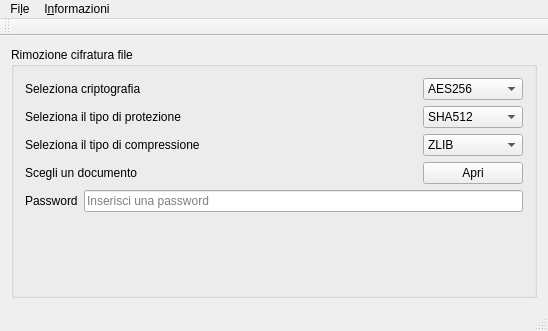
<?xml version="1.0" encoding="UTF-8"?>
<ui version="4.0">
 <class>MainWindow</class>
 <widget class="QMainWindow" name="MainWindow">
  <property name="geometry">
   <rect>
    <x>0</x>
    <y>0</y>
    <width>548</width>
    <height>331</height>
   </rect>
  </property>
  <property name="windowTitle">
   <string>MainWindow</string>
  </property>
  <widget class="QWidget" name="centralWidget">
   <layout class="QGridLayout" name="gridLayout">
    <item row="1" column="0">
     <widget class="QGroupBox" name="groupBox">
      <property name="title">
       <string>Rimozione cifratura file</string>
      </property>
      <layout class="QGridLayout" name="gridLayout_7">
       <item row="1" column="0">
        <layout class="QGridLayout" name="gridLayout_4">
         <item row="0" column="0">
          <widget class="QLabel" name="label_3">
           <property name="text">
            <string>Seleziona il tipo di protezione</string>
           </property>
          </widget>
         </item>
         <item row="0" column="1">
          <widget class="QComboBox" name="comboBoxProtection">
           <property name="maximumSize">
            <size>
             <width>100</width>
             <height>16777215</height>
            </size>
           </property>
           <item>
            <property name="text">
             <string>SHA512</string>
            </property>
           </item>
           <item>
            <property name="text">
             <string>SHA1</string>
            </property>
           </item>
           <item>
            <property name="text">
             <string>SHA256</string>
            </property>
           </item>
           <item>
            <property name="text">
             <string>SHA384</string>
            </property>
           </item>
           <item>
            <property name="text">
             <string>SHA224</string>
            </property>
           </item>
           <item>
            <property name="text">
             <string>RIPEMD160</string>
            </property>
           </item>
           <item>
            <property name="text">
             <string>MD5</string>
            </property>
           </item>
          </widget>
         </item>
        </layout>
       </item>
       <item row="5" column="0">
        <layout class="QGridLayout" name="gridLayout_5">
         <item row="0" column="0">
          <widget class="QLabel" name="label_4">
           <property name="text">
            <string>Password</string>
           </property>
          </widget>
         </item>
         <item row="0" column="1">
          <widget class="QLineEdit" name="password">
           <property name="readOnly">
            <bool>false</bool>
           </property>
           <property name="placeholderText">
            <string>Inserisci una password</string>
           </property>
          </widget>
         </item>
        </layout>
       </item>
       <item row="7" column="0">
        <spacer name="verticalSpacer">
         <property name="orientation">
          <enum>Qt::Vertical</enum>
         </property>
         <property name="sizeHint" stdset="0">
          <size>
           <width>20</width>
           <height>6</height>
          </size>
         </property>
        </spacer>
       </item>
       <item row="0" column="0">
        <layout class="QGridLayout" name="gridLayout_3">
         <item row="0" column="0">
          <widget class="QLabel" name="label_2">
           <property name="text">
            <string>Seleziona criptografia</string>
           </property>
          </widget>
         </item>
         <item row="0" column="1">
          <widget class="QComboBox" name="comboBoxCompression">
           <property name="maximumSize">
            <size>
             <width>100</width>
             <height>16777215</height>
            </size>
           </property>
           <item>
            <property name="text">
             <string>AES256</string>
            </property>
           </item>
           <item>
            <property name="text">
             <string>3DES</string>
            </property>
           </item>
           <item>
            <property name="text">
             <string>CAST5</string>
            </property>
           </item>
           <item>
            <property name="text">
             <string>BLOWISH</string>
            </property>
           </item>
           <item>
            <property name="text">
             <string>AES</string>
            </property>
           </item>
           <item>
            <property name="text">
             <string>AES192</string>
            </property>
           </item>
           <item>
            <property name="text">
             <string>TWOFISH</string>
            </property>
           </item>
          </widget>
         </item>
        </layout>
       </item>
       <item row="2" column="0">
        <layout class="QGridLayout" name="gridLayout_6">
         <item row="0" column="0">
          <widget class="QLabel" name="label_5">
           <property name="text">
            <string>Seleziona il tipo di compressione</string>
           </property>
          </widget>
         </item>
         <item row="0" column="1">
          <widget class="QComboBox" name="compressione">
           <property name="maximumSize">
            <size>
             <width>100</width>
             <height>16777215</height>
            </size>
           </property>
           <item>
            <property name="text">
             <string>ZLIB</string>
            </property>
           </item>
           <item>
            <property name="text">
             <string>ZIP</string>
            </property>
           </item>
           <item>
            <property name="text">
             <string>BZIP2</string>
            </property>
           </item>
          </widget>
         </item>
        </layout>
       </item>
       <item row="3" column="0">
        <layout class="QGridLayout" name="gridLayout_2">
         <item row="0" column="0">
          <widget class="QLabel" name="label">
           <property name="text">
            <string>Scegli un documento</string>
           </property>
          </widget>
         </item>
         <item row="0" column="1">
          <widget class="QPushButton" name="apri">
           <property name="maximumSize">
            <size>
             <width>100</width>
             <height>27</height>
            </size>
           </property>
           <property name="text">
            <string>Apri</string>
           </property>
           <property name="icon">
            <iconset resource="images.qrc">
             <normaloff>:/images/document-edit.png</normaloff>:/images/document-edit.png</iconset>
           </property>
          </widget>
         </item>
        </layout>
       </item>
       <item row="6" column="0">
        <widget class="QLabel" name="label_word">
         <property name="text">
          <string/>
         </property>
        </widget>
       </item>
      </layout>
     </widget>
    </item>
   </layout>
  </widget>
  <widget class="QMenuBar" name="menuBar">
   <property name="geometry">
    <rect>
     <x>0</x>
     <y>0</y>
     <width>548</width>
     <height>29</height>
    </rect>
   </property>
   <widget class="QMenu" name="menuFile">
    <property name="title">
     <string>Fi&amp;le</string>
    </property>
    <addaction name="actionEsci"/>
   </widget>
   <widget class="QMenu" name="menuInformazioni">
    <property name="title">
     <string>I&amp;nformazioni</string>
    </property>
    <addaction name="actionAbout"/>
   </widget>
   <addaction name="menuFile"/>
   <addaction name="menuInformazioni"/>
  </widget>
  <widget class="QToolBar" name="mainToolBar">
   <attribute name="toolBarArea">
    <enum>TopToolBarArea</enum>
   </attribute>
   <attribute name="toolBarBreak">
    <bool>false</bool>
   </attribute>
  </widget>
  <widget class="QStatusBar" name="statusBar"/>
  <action name="actionEsci">
   <property name="icon">
    <iconset resource="images.qrc">
     <normaloff>:/images/application-exit.png</normaloff>:/images/application-exit.png</iconset>
   </property>
   <property name="text">
    <string>&amp;Esci</string>
   </property>
  </action>
  <action name="actionAbout">
   <property name="icon">
    <iconset resource="images.qrc">
     <normaloff>:/images/svn_status.png</normaloff>:/images/svn_status.png</iconset>
   </property>
   <property name="text">
    <string>&amp;About</string>
   </property>
  </action>
 </widget>
 <layoutdefault spacing="6" margin="11"/>
 <tabstops>
  <tabstop>password</tabstop>
  <tabstop>comboBoxCompression</tabstop>
  <tabstop>comboBoxProtection</tabstop>
  <tabstop>compressione</tabstop>
  <tabstop>apri</tabstop>
 </tabstops>
 <resources>
  <include location="images.qrc"/>
 </resources>
 <connections/>
</ui>
